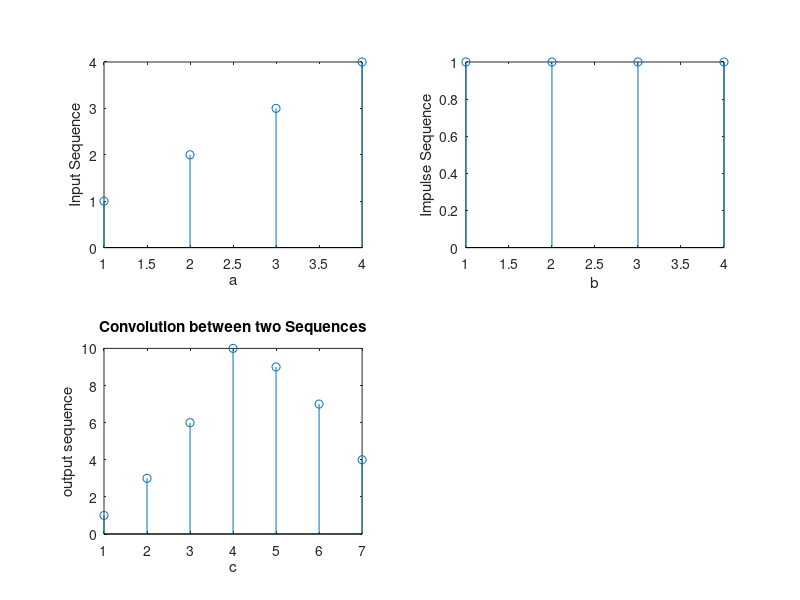

Write MATLAB code to recreate this figure.
x=[1 2 3 4] 
h=[1 1 1 1] 
y=conv(x,h); 
subplot(2,2,1); 
stem(x); 
xlabel('a'); 
ylabel('Input Sequence'); 
subplot(2,2,2); 
stem(h); 
xlabel('b'); 
ylabel('Impulse Sequence'); 
subplot(2,2,3); 
stem(y); 
xlabel('c'); 
ylabel('output sequence'); 
title('Convolution between two Sequences'); 
